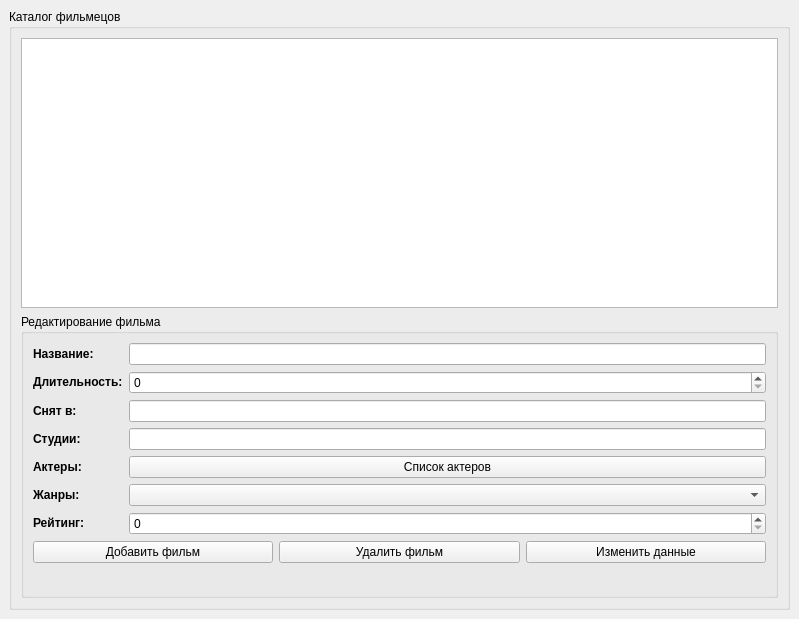
<?xml version="1.0" encoding="UTF-8"?>
<ui version="4.0">
 <class>MovieWindow</class>
 <widget class="QMainWindow" name="MovieWindow">
  <property name="geometry">
   <rect>
    <x>0</x>
    <y>0</y>
    <width>799</width>
    <height>619</height>
   </rect>
  </property>
  <property name="windowTitle">
   <string>Кинотеатр</string>
  </property>
  <widget class="QWidget" name="centralWidget">
   <layout class="QVBoxLayout">
    <property name="spacing">
     <number>6</number>
    </property>
    <property name="leftMargin">
     <number>9</number>
    </property>
    <property name="topMargin">
     <number>9</number>
    </property>
    <property name="rightMargin">
     <number>9</number>
    </property>
    <property name="bottomMargin">
     <number>9</number>
    </property>
    <item>
     <widget class="QGroupBox" name="groupBox">
      <property name="minimumSize">
       <size>
        <width>0</width>
        <height>500</height>
       </size>
      </property>
      <property name="title">
       <string>Каталог фильмецов</string>
      </property>
      <layout class="QVBoxLayout">
       <property name="spacing">
        <number>6</number>
       </property>
       <property name="leftMargin">
        <number>9</number>
       </property>
       <property name="topMargin">
        <number>9</number>
       </property>
       <property name="rightMargin">
        <number>9</number>
       </property>
       <property name="bottomMargin">
        <number>9</number>
       </property>
       <item>
        <widget class="QTableView" name="movieTable">
         <property name="selectionBehavior">
          <enum>QAbstractItemView::SelectRows</enum>
         </property>
        </widget>
       </item>
       <item>
        <widget class="QGroupBox" name="groupBox_2">
         <property name="minimumSize">
          <size>
           <width>0</width>
           <height>284</height>
          </size>
         </property>
         <property name="title">
          <string>Редактирование фильма</string>
         </property>
         <layout class="QFormLayout">
          <property name="fieldGrowthPolicy">
           <enum>QFormLayout::AllNonFixedFieldsGrow</enum>
          </property>
          <item row="0" column="0">
           <widget class="QLabel" name="label_5">
            <property name="text">
             <string>&lt;html&gt;&lt;head/&gt;&lt;body&gt;&lt;p&gt;&lt;span style=&quot; font-weight:600;&quot;&gt;Название:&lt;/span&gt;&lt;/p&gt;&lt;/body&gt;&lt;/html&gt;</string>
            </property>
           </widget>
          </item>
          <item row="0" column="1">
           <widget class="QLineEdit" name="titleEdit">
            <property name="enabled">
             <bool>true</bool>
            </property>
           </widget>
          </item>
          <item row="1" column="0">
           <widget class="QLabel" name="label_2">
            <property name="mouseTracking">
             <bool>true</bool>
            </property>
            <property name="text">
             <string>&lt;html&gt;&lt;head/&gt;&lt;body&gt;&lt;p&gt;&lt;span style=&quot; font-weight:600;&quot;&gt;Длительность:&lt;/span&gt;&lt;/p&gt;&lt;/body&gt;&lt;/html&gt;</string>
            </property>
           </widget>
          </item>
          <item row="1" column="1">
           <widget class="QSpinBox" name="durationEdit">
            <property name="maximum">
             <number>9999</number>
            </property>
           </widget>
          </item>
          <item row="2" column="0">
           <widget class="QLabel" name="label_4">
            <property name="text">
             <string>&lt;html&gt;&lt;head/&gt;&lt;body&gt;&lt;p&gt;&lt;span style=&quot; font-weight:600;&quot;&gt;Снят в:&lt;/span&gt;&lt;/p&gt;&lt;/body&gt;&lt;/html&gt;</string>
            </property>
           </widget>
          </item>
          <item row="2" column="1">
           <widget class="QLineEdit" name="madeInEdit"/>
          </item>
          <item row="3" column="0">
           <widget class="QLabel" name="label_6">
            <property name="text">
             <string>&lt;html&gt;&lt;head/&gt;&lt;body&gt;&lt;p&gt;&lt;span style=&quot; font-weight:600;&quot;&gt;Студии:&lt;/span&gt;&lt;/p&gt;&lt;/body&gt;&lt;/html&gt;</string>
            </property>
           </widget>
          </item>
          <item row="3" column="1">
           <widget class="QLineEdit" name="studioEdit"/>
          </item>
          <item row="4" column="0">
           <widget class="QLabel" name="label_2_2_2_2">
            <property name="font">
             <font>
              <weight>50</weight>
              <bold>false</bold>
             </font>
            </property>
            <property name="text">
             <string>&lt;html&gt;&lt;head/&gt;&lt;body&gt;&lt;p&gt;&lt;span style=&quot; font-weight:600;&quot;&gt;Актеры: &lt;/span&gt;&lt;/p&gt;&lt;/body&gt;&lt;/html&gt;</string>
            </property>
           </widget>
          </item>
          <item row="4" column="1">
           <widget class="QPushButton" name="actorsShowButton">
            <property name="text">
             <string>Список актеров</string>
            </property>
           </widget>
          </item>
          <item row="5" column="0">
           <widget class="QLabel" name="label_3">
            <property name="text">
             <string>&lt;html&gt;&lt;head/&gt;&lt;body&gt;&lt;p&gt;&lt;span style=&quot; font-weight:600;&quot;&gt;Жанры:&lt;/span&gt;&lt;/p&gt;&lt;/body&gt;&lt;/html&gt;</string>
            </property>
           </widget>
          </item>
          <item row="5" column="1">
           <widget class="QComboBox" name="genreEdit">
            <property name="enabled">
             <bool>true</bool>
            </property>
           </widget>
          </item>
          <item row="6" column="0">
           <widget class="QLabel" name="label">
            <property name="text">
             <string>&lt;html&gt;&lt;head/&gt;&lt;body&gt;&lt;p&gt;&lt;span style=&quot; font-weight:600;&quot;&gt;Рейтинг:&lt;/span&gt;&lt;/p&gt;&lt;/body&gt;&lt;/html&gt;</string>
            </property>
           </widget>
          </item>
          <item row="6" column="1">
           <widget class="QSpinBox" name="ageRestrictionEdit"/>
          </item>
          <item row="8" column="0" colspan="2">
           <layout class="QHBoxLayout" name="horizontalLayout">
            <property name="sizeConstraint">
             <enum>QLayout::SetDefaultConstraint</enum>
            </property>
            <item>
             <widget class="QPushButton" name="addFilmButton">
              <property name="text">
               <string>Добавить фильм</string>
              </property>
             </widget>
            </item>
            <item>
             <widget class="QPushButton" name="deleteMovie">
              <property name="text">
               <string>Удалить фильм</string>
              </property>
             </widget>
            </item>
            <item>
             <widget class="QPushButton" name="changeMovie">
              <property name="text">
               <string>Изменить данные</string>
              </property>
             </widget>
            </item>
           </layout>
          </item>
         </layout>
        </widget>
       </item>
      </layout>
     </widget>
    </item>
   </layout>
  </widget>
 </widget>
 <tabstops>
  <tabstop>movieTable</tabstop>
  <tabstop>titleEdit</tabstop>
 </tabstops>
 <resources/>
 <connections/>
</ui>
